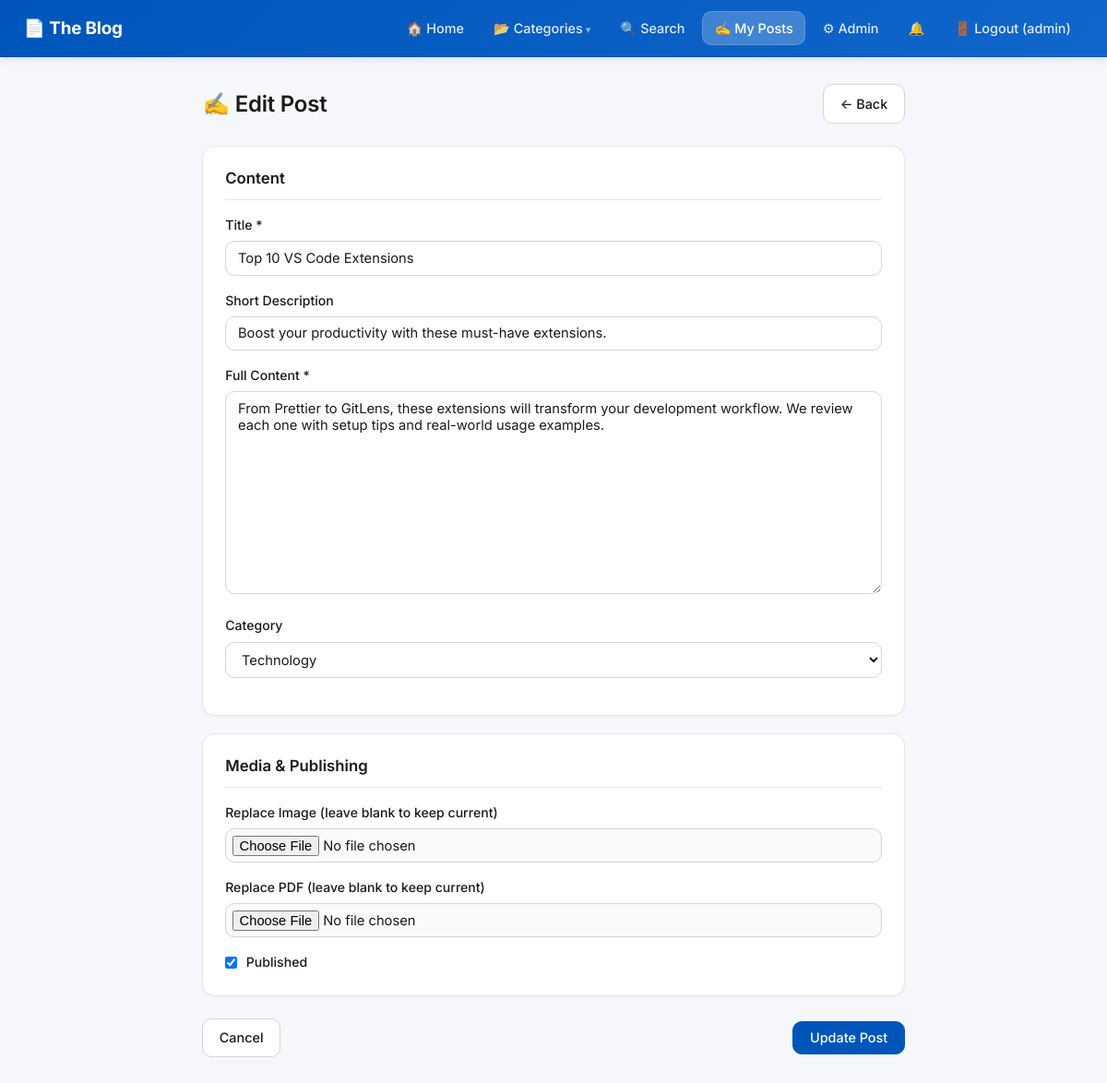
The app's page /creator/edit_post.php?id=2 (signed in) with its own data.
### tables this page shows
CREATE TABLE IF NOT EXISTS dbProj_posts (
    post_id     INT AUTO_INCREMENT PRIMARY KEY,
    title       VARCHAR(200) NOT NULL,
    short_desc  TEXT,
    full_content TEXT,
    image_path  VARCHAR(255),
    pdf_path    VARCHAR(255),
    cat_id      INT,
    uid         INT,
    published   TINYINT(1) DEFAULT 0,
    is_deleted  TINYINT(1) NOT NULL DEFAULT 0,
    created_at  DATETIME DEFAULT CURRENT_TIMESTAMP,
    FOREIGN KEY (cat_id) REFERENCES dbProj_categories(cat_id) ON DELETE SET NULL,
    FOREIGN KEY (uid)    REFERENCES dbProj_users(uid)          ON DELETE CASCADE,
    INDEX idx_cat_id      (cat_id),
    INDEX idx_uid         (uid),
    INDEX idx_created_at  (created_at),
    INDEX idx_published   (published)
);

CREATE TABLE IF NOT EXISTS dbProj_categories (
    cat_id   INT AUTO_INCREMENT PRIMARY KEY,
    cat_name VARCHAR(100) NOT NULL
);

### creator/edit_post.php (the view, shortened to what this page needs)
<?php
require_once '../DBConn.php';
$post_id = (int)($_GET['id'] ?? $_POST['post_id'] ?? 0);
$uid     = $_SESSION['uid'];
$ownerClause = ($_SESSION['role'] === 'admin') ? '' : 'AND uid = ?';
$sql = "SELECT * FROM dbProj_posts WHERE post_id = ? $ownerClause";
$stmt = mysqli_prepare($conn, $sql);
if ($_SESSION['role'] === 'admin') {
    mysqli_stmt_bind_param($stmt, 'i', $post_id);
} else {
    mysqli_stmt_bind_param($stmt, 'ii', $post_id, $uid);
}
mysqli_stmt_execute($stmt);
$post = mysqli_fetch_assoc(mysqli_stmt_get_result($stmt));
$cats  = mysqli_query($conn, "SELECT * FROM dbProj_categories ORDER BY cat_name");
?>
<!DOCTYPE html>
<html lang="en">
<head>
<link rel="stylesheet" href="../css/style.css">
</head>
<body>
<?php include '../includes/nav.php'; ?>
<div class="container" style="max-width:800px;">
    <div class="page-header">
        <h2>&#9997; Edit Post</h2>
        <a href="dashboard.php" class="btn">&larr; Back</a>
    </div>
    <form id="editForm" method="POST" enctype="multipart/form-data">
        <div class="section-card">
            <h3>Content</h3>
            <div class="form-group">
                <label>Title *</label>
                <input type="text" name="title" id="title" value="<?= htmlspecialchars($post['title']) ?>">
            </div>
            <div class="form-group">
                <label>Short Description</label>
                <input type="text" name="short_desc" value="<?= htmlspecialchars($post['short_desc']) ?>">
            </div>
            <div class="form-group">
                <label>Full Content *</label>
                <textarea name="full_content" id="fullContent" style="min-height:220px;"><?= htmlspecialchars($post['full_content']) ?></textarea>
            </div>
            <div class="form-group">
                <label>Category</label>
                <select name="cat_id">
                    <?php while ($c = mysqli_fetch_assoc($cats)): ?>
                        <option value="<?= $c['cat_id'] ?>" <?= ($post['cat_id'] == $c['cat_id']) ? 'selected' : '' ?>><?= htmlspecialchars($c['cat_name']) ?></option>
                    <?php endwhile; ?>
                </select>
            </div>
        </div>
        <div class="section-card">
            <h3>Media &amp; Publishing</h3>
            <div class="form-group">
                <label>Replace Image (leave blank to keep current)</label>
                <input type="file" name="image" accept="image/*">
            </div>
            <div class="form-group">
                <label>Replace PDF (leave blank to keep current)</label>
                <input type="file" name="pdf" accept=".pdf">
            </div>
            <div class="form-group" style="display:flex; align-items:center; gap:0.6rem; margin-bottom:0;">
                <input type="checkbox" name="published" id="published" <?= $post['published'] ? 'checked' : '' ?> style="width:auto;">
                <label for="published" style="font-weight:500; margin-bottom:0;">Published</label>
            </div>
        </div>
        <div style="margin-top:1.5rem; display:flex; justify-content:space-between; align-items:center; gap:0.5rem;">
            <a href="dashboard.php" class="btn">Cancel</a>
            <button type="submit" class="btn btn-primary">Update Post</button>
        </div>
    </form>
</div>
</body>
</html>

### css/style.css (style rules this page uses)
:root { --color-primary: #0055bb; --color-primary-hover: #003f99; --color-primary-soft: #e8efff; --color-accent: #0a8754; --color-accent-hover: #076b42; --color-accent-soft: #e6f5ec; --color-danger: #dc2626; --color-danger-hover: #b91c1c; --color-danger-soft: #fef2f2; --color-warning: #e6a800; --color-warning-soft: #fff8e1; --color-text: #1a1a1a; --color-text-muted: #6b7280; --color-text-subtle: #9ca3af; --color-bg: #ffffff; --color-bg-soft: #f9fafb; --color-bg-page: #f5f7fa; --color-border: #e5e7eb; --color-border-strong: #d1d5db; --radius-sm: 6px; --radius-md: 10px; --radius-lg: 14px; --radius-pill: 999px; --shadow-sm: 0 1px 2px rgba(0,0,0,.04); --shadow-md: 0 4px 12px rgba(0,0,0,.06); --shadow-lg: 0 8px 24px rgba(0,0,0,.08); --transition: all 0.15s ease; }
*, *::before, *::after { box-sizing: border-box; margin: 0; padding: 0; }
html, body { min-height: 100%; }
body { font-family: 'Inter', system-ui, -apple-system, 'Segoe UI', Arial, sans-serif; background: var(--color-bg-page); color: var(--color-text); font-size: 15px; line-height: 1.6; -webkit-font-smoothing: antialiased; -moz-osx-font-smoothing: grayscale; }
a { color: var(--color-primary); text-decoration: none; transition: var(--transition); }
h1, h2, h3, h4 { font-weight: 600; line-height: 1.3; color: var(--color-text); }
.container { max-width: 1100px; margin: 1.8rem auto; padding: 0 1.2rem; }
.btn { display: inline-flex; align-items: center; justify-content: center; gap: 0.4rem; padding: 0.55rem 1.1rem; border: 1px solid var(--color-border-strong); background: var(--color-bg); color: var(--color-text); border-radius: var(--radius-md); font-size: 0.9rem; font-weight: 500; font-family: inherit; cursor: pointer; transition: var(--transition); text-decoration: none; }
.btn-primary { background: var(--color-primary); color: #fff; border-color: var(--color-primary); }
.card, .section-card { background: var(--color-bg); border: 1px solid var(--color-border); border-radius: var(--radius-lg); padding: 1.5rem; box-shadow: var(--shadow-sm); }
.section-card + .section-card { margin-top: 1.2rem; }
.section-card h3 { font-size: 1.05rem; margin-bottom: 1rem; padding-bottom: 0.7rem; border-bottom: 1px solid var(--color-border); }
.page-header { display: flex; justify-content: space-between; align-items: center; margin-bottom: 1.5rem; gap: 1rem; }
.page-header h2 { font-size: 1.5rem; letter-spacing: -0.01em; }
.form-group { margin-bottom: 1rem; }
.form-group label { display: block; font-weight: 500; margin-bottom: 0.35rem; font-size: 0.88rem; color: var(--color-text); }
.form-group input, .form-group select, .form-group textarea { width: 100%; padding: 0.55rem 0.8rem; border: 1px solid var(--color-border-strong); border-radius: var(--radius-md); font-size: 0.92rem; font-family: inherit; background: var(--color-bg); color: var(--color-text); transition: var(--transition); }
.form-group input[type="file"] { padding: 0.4rem; background: var(--color-bg-soft); cursor: pointer; }
.form-group textarea { resize: vertical; min-height: 130px; }

### records on screen
dbproj_posts: title "Top 10 VS Code Extensions", short_desc "Boost your productivity with these must-have extensions.", full_content "From Prettier to GitLens, these extensions will transform your development workflow. We review each one with setup tips and real-world usage examples.", cat_id "Technology", published "☑"

### other values on screen
$_SESSION['username'] "admin"
